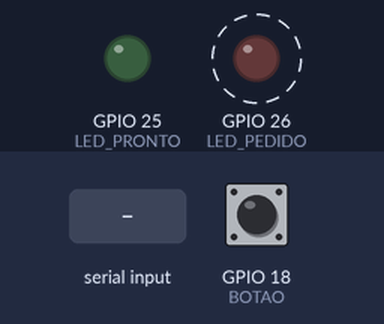
Bench run of a sketch on a simulated ESP32. Shown: output pins drawn as LEDs (lit = HIGH). Dashed ring = blinking. The test bench sets the inputs (shaded band); at power-on: GPIO 18 (BOTAO) HIGH. WiFi joins after 1.5 s; servers stay silent unless stated; random numbers use the default seed unless the sketch sets one; no MQTT or app messages arrive unless stated; what the sketch prints to the serial monitor is not drawn.

Above: at 0.87 s.
1.3 s: GPIO 18 (BOTAO) pulled LOW for 0.15 s
At 2.12 s:
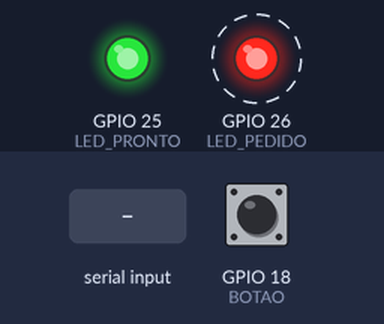
4.3 s: "f" received over Serial
At 7.0 s:
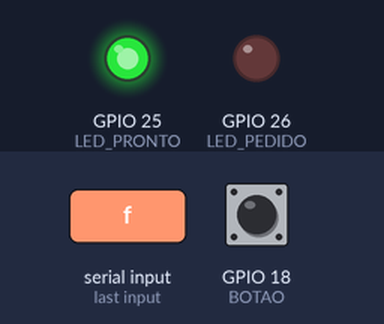
7.3 s: GPIO 18 (BOTAO) pulled LOW for 1 s
At 8.1 s:
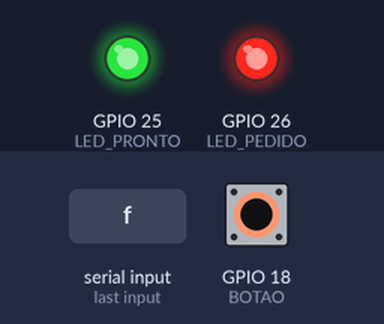
Timing chart, 0 to 11.9 s (numbered marks = the images above; inputs shaded):
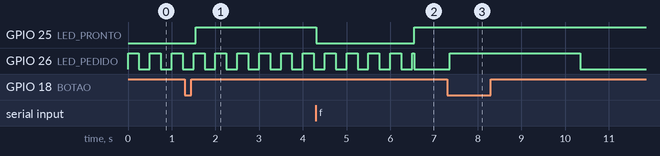

Measured:
- after the input at 1.3 s, GPIO 26 (LED_PEDIDO): alternates HIGH for 0.25 s and LOW for 0.25 s, starting after 0.20 s
- after the input at 4.3 s, GPIO 25 (LED_PRONTO): HIGH → LOW at once, → HIGH 2.2 s later; GPIO 26 (LED_PEDIDO): goes 4 × (HIGH 0.25 s, LOW 0.25 s), HIGH 0.05 s, then LOW, starting after 0.20 s
- after the input at 7.3 s, GPIO 26 (LED_PEDIDO): LOW → HIGH after 0.07 s, → LOW 3.0 s later
- by itself, GPIO 26 (LED_PEDIDO): alternates HIGH for 0.25 s and LOW for 0.25 s

The sketch:

sketch.ino
```cpp
// Alethos: guardião antigolpe — botão PEDIR AJUDA com ESP32
// Witalon Antonio Rodrigues — RM 559023
// Alexandre Colvet Delfino — RM 560059
// Enzo Luciano Barros de Oliveira — RM 559557
// Pedro Claudino Scarceli — RM 561023
// Luigi Thiengo Pires — RM 560755

#include <WiFi.h>
#include <PubSubClient.h>
#include <esp_system.h>

// Demonstracao com dados ficticios; o broker publico nao oferece privacidade.
const int BOTAO = 18, LED_PRONTO = 25, LED_PEDIDO = 26;
const char* WIFI_NOME = "Wokwi-GUEST";
const char* BROKER = "test.mosquitto.org";
const int PORTA = 1883;
const char* TOPICO = "citizentech/gs-480337469931445249/pedidos";
const char* DISPOSITIVO = "botao-demo-01";
const unsigned long DEBOUNCE_MS = 50, INTERVALO_WIFI = 10000;
const unsigned long INTERVALO_MQTT = 5000, DURACAO_STATUS = 3000;
WiFiClient rede;
PubSubClient mqtt(rede);
char sessao[9], clientId[32];
unsigned long contador = 0, mudouEm = 0, wifiEm = 0, mqttEm = 0, statusEm = 0;
int leituraAnterior = HIGH, estadoEstavel = HIGH;
bool wifiAnterior = false, mqttAnterior = false;
enum Resultado { NENHUM, ENVIO_OK, FALHA };
Resultado resultado = NENHUM;

void iniciarWifi() {
  Serial.println("Tentando conectar ao Wi-Fi...");
  WiFi.begin(WIFI_NOME, "", 6);
  wifiEm = millis();
}

void publicarPedido() {
  contador++;
  char payload[240];
  snprintf(payload, sizeof(payload),
    "{\"dispositivo\":\"%s\",\"pedido_id\":\"%s-%lu\",\"tipo\":\"pedido_ajuda\",\"descricao\":\"Duvida sobre possivel golpe digital\"}",
    DISPOSITIVO, sessao, contador);
  Serial.print("Pedido "); Serial.print(contador); Serial.println(" acionado.");
  bool enviado = mqtt.connected() && mqtt.publish(TOPICO, payload, false);
  statusEm = millis();
  resultado = enviado ? ENVIO_OK : FALHA;
  if (enviado) {
    Serial.println("Publicacao enviada ao transporte MQTT (QoS 0). Nao confirma entrega ou leitura.");
    Serial.println(payload);
  } else {
    Serial.println("FALHA ao publicar: verifique a conexao. Pedido nao foi armazenado.");
  }
}

void setup() {
  pinMode(BOTAO, INPUT_PULLUP);
  pinMode(LED_PRONTO, OUTPUT); pinMode(LED_PEDIDO, OUTPUT);
  Serial.begin(115200);
  Serial.println("Alethos | Botao PEDIR AJUDA");
  // Identificador aleatorio por execucao reduz colisoes entre simulacoes.
  snprintf(sessao, sizeof(sessao), "%08lx", (unsigned long)esp_random());
  snprintf(clientId, sizeof(clientId), "gs-ajuda-%s", sessao);
  mqtt.setServer(BROKER, PORTA);
  mqtt.setSocketTimeout(2);
  WiFi.mode(WIFI_STA);
  iniciarWifi();
  mqttEm = millis() - INTERVALO_MQTT;
  Serial.println("Botao pronto para leitura. Aguardando rede.");
}

void loop() {
  // Comandos de teste no monitor serial: f simula falha; r restaura o broker.
  while (Serial.available()) {
    char comando = Serial.read();
    if (comando == 'f') {
      mqtt.disconnect();
      mqtt.setServer("127.0.0.1", PORTA); // Endereco local sem broker: teste de falha.
      Serial.println("TESTE: broker indisponivel simulado.");
    } else if (comando == 'r') {
      mqtt.disconnect();
      mqtt.setServer(BROKER, PORTA);
      Serial.println("TESTE: broker normal restaurado; aguardando reconexao.");
    }
  }
  unsigned long agora = millis();
  // Debounce e deteccao da transicao: segurar nao cria novos pedidos.
  int leitura = digitalRead(BOTAO);
  if (leitura != leituraAnterior) mudouEm = agora;
  if (agora - mudouEm >= DEBOUNCE_MS && leitura != estadoEstavel) {
    estadoEstavel = leitura;
    if (estadoEstavel == LOW) publicarPedido();
  }
  leituraAnterior = leitura;

  bool wifiOK = WiFi.status() == WL_CONNECTED;
  if (wifiOK != wifiAnterior) {
    Serial.println(wifiOK ? "Wi-Fi conectado." : "Wi-Fi desconectado.");
    wifiAnterior = wifiOK;
  }
  if (!wifiOK && agora - wifiEm >= INTERVALO_WIFI) iniciarWifi();
  if (wifiOK && !mqtt.connected() && agora - mqttEm >= INTERVALO_MQTT) {
    mqttEm = agora;
    Serial.println("Tentando conectar ao broker MQTT...");
    if (mqtt.connect(clientId)) Serial.println("Broker MQTT conectado.");
    else { Serial.print("Falha MQTT, codigo: "); Serial.println(mqtt.state()); }
  }
  if (mqtt.connected()) mqtt.loop();
  bool mqttOK = wifiOK && mqtt.connected();
  if (mqttAnterior && !mqttOK) Serial.println("Broker MQTT desconectado; tentando reconectar.");
  mqttAnterior = mqttOK;

  if (resultado != NENHUM && millis() - statusEm >= DURACAO_STATUS) resultado = NENHUM;
  // Verde: broker conectado. Vermelho fixo: publicacao; piscando: falha/conexao.
  digitalWrite(LED_PRONTO, mqttOK ? HIGH : LOW);
  bool pisca = (millis() / 250) % 2 == 0;
  digitalWrite(LED_PEDIDO, resultado == ENVIO_OK ? HIGH :
               (resultado == FALHA || !mqttOK ? pisca : LOW));
  delay(1);
}
```
